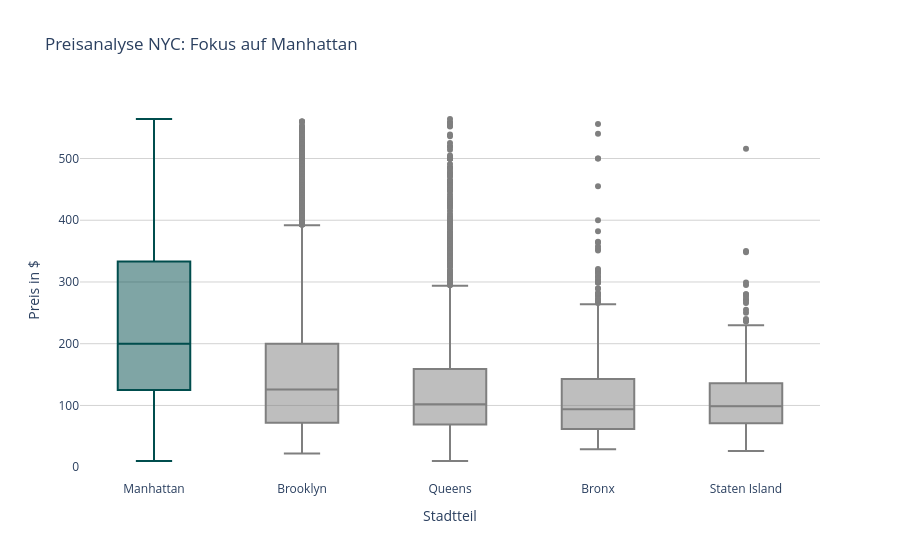

Notebook cell for this chart:
### Markdown cell above
Fokus Manhattan

### Code cell
# 1. Farbschema: Manhattan in Dunkel-Teal, Rest in Grau
highlight_map = {
    'Manhattan': '#004d4d',     # Kräftiges Dunkel-Teal
    'Brooklyn': '#7F7F7F',      
    'Queens': '#7F7F7F',
    'Bronx': '#7F7F7F',
    'Staten Island': '#7F7F7F'
}

# 2. Plot erstellen
fig = px.box(df, 
             x='neighbourhood_group_cleansed', 
             y='price', 
             color='neighbourhood_group_cleansed',
             color_discrete_map=highlight_map,
             title='Preisanalyse NYC: Fokus auf Manhattan',
             # Hier erzwingen wir die Reihenfolge: Manhattan zuerst
             category_orders={"neighbourhood_group_cleansed": ["Manhattan", "Brooklyn", "Queens", "Bronx", "Staten Island"]})

# 3. Gezielte Anpassung der Schrift für Manhattan
fig.update_traces(
    hoverlabel=dict(font_color="white"),
    selector=dict(name="Manhattan")
)

# 4. Layout-Anpassungen
fig.update_layout(
    xaxis_title="Stadtteil",
    yaxis_title="Preis in $",
    plot_bgcolor='white',
    showlegend=False
)

# Gitterlinien nur auf der Y-Achse
fig.update_yaxes(showgrid=True, gridcolor='LightGray')

# Optional: Y-Achse begrenzen, falls Ausreißer die Boxen zu klein machen
# fig.update_yaxes(range=[0, 800]) 

fig.show()

### Figure 1 — Plotly figure (JSON) as saved in the notebook; plotly's stock layout.template omitted (floating-point values rounded to 4 significant figures; data arrays with more than 128 entries replaced by an {"elided": "..."} marker saying what was removed)
{"data": [{"alignmentgroup": "True", "hoverlabel": {"font": {"color": "white"}}, "hovertemplate": "neighbourhood_group_cleansed=%{x}<br>price=%{y}<extra></extra>", "legendgroup": "Manhattan", "marker": {"color": "#004d4d"}, "name": "Manhattan", "notched": false, "offsetgroup": "Manhattan", "orientation": "v", "showlegend": true, "type": "box", "x": {"elided": "8138 str values"}, "x0": " ", "xaxis": "x", "y": {"elided": "8138 float values"}, "y0": " ", "yaxis": "y"}, {"alignmentgroup": "True", "hovertemplate": "neighbourhood_group_cleansed=%{x}<br>price=%{y}<extra></extra>", "legendgroup": "Brooklyn", "marker": {"color": "#7F7F7F"}, "name": "Brooklyn", "notched": false, "offsetgroup": "Brooklyn", "orientation": "v", "showlegend": true, "type": "box", "x": {"elided": "7261 str values"}, "x0": " ", "xaxis": "x", "y": {"elided": "7261 float values"}, "y0": " ", "yaxis": "y"}, {"alignmentgroup": "True", "hovertemplate": "neighbourhood_group_cleansed=%{x}<br>price=%{y}<extra></extra>", "legendgroup": "Queens", "marker": {"color": "#7F7F7F"}, "name": "Queens", "notched": false, "offsetgroup": "Queens", "orientation": "v", "showlegend": true, "type": "box", "x": {"elided": "3281 str values"}, "x0": " ", "xaxis": "x", "y": {"elided": "3281 float values"}, "y0": " ", "yaxis": "y"}, {"alignmentgroup": "True", "hovertemplate": "neighbourhood_group_cleansed=%{x}<br>price=%{y}<extra></extra>", "legendgroup": "Bronx", "marker": {"color": "#7F7F7F"}, "name": "Bronx", "notched": false, "offsetgroup": "Bronx", "orientation": "v", "showlegend": true, "type": "box", "x": {"elided": "822 str values"}, "x0": " ", "xaxis": "x", "y": {"elided": "822 float values"}, "y0": " ", "yaxis": "y"}, {"alignmentgroup": "True", "hovertemplate": "neighbourhood_group_cleansed=%{x}<br>price=%{y}<extra></extra>", "legendgroup": "Staten Island", "marker": {"color": "#7F7F7F"}, "name": "Staten Island", "notched": false, "offsetgroup": "Staten Island", "orientation": "v", "showlegend": true, "type": "box", "x": {"elided": "306 str values"}, "x0": " ", "xaxis": "x", "y": {"elided": "306 float values"}, "y0": " ", "yaxis": "y"}], "layout": {"boxmode": "overlay", "legend": {"title": {"text": "neighbourhood_group_cleansed"}, "tracegroupgap": 0}, "plot_bgcolor": "white", "showlegend": false, "title": {"text": "Preisanalyse NYC: Fokus auf Manhattan"}, "xaxis": {"anchor": "y", "categoryarray": ["Manhattan", "Brooklyn", "Queens", "Bronx", "Staten Island"], "categoryorder": "array", "domain": [0, 1], "title": {"text": "Stadtteil"}}, "yaxis": {"anchor": "x", "domain": [0, 1], "gridcolor": "LightGray", "showgrid": true, "title": {"text": "Preis in $"}}}}
